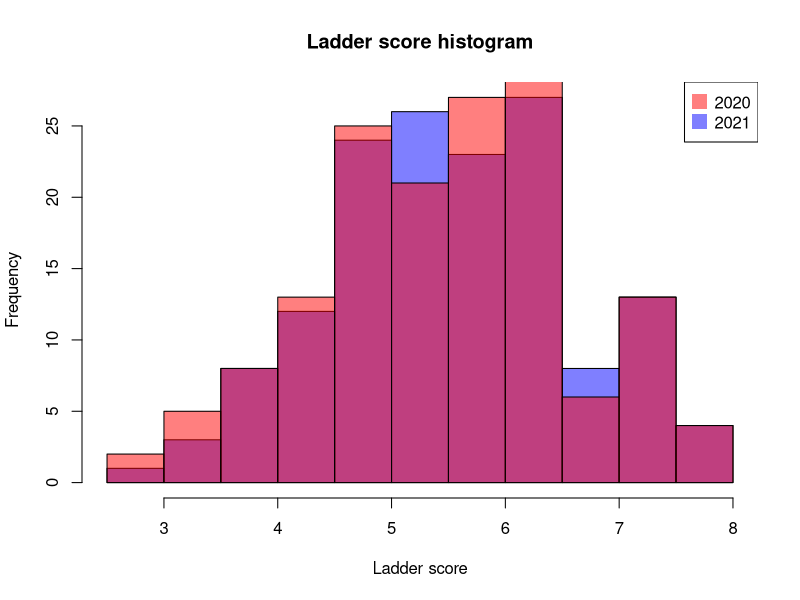
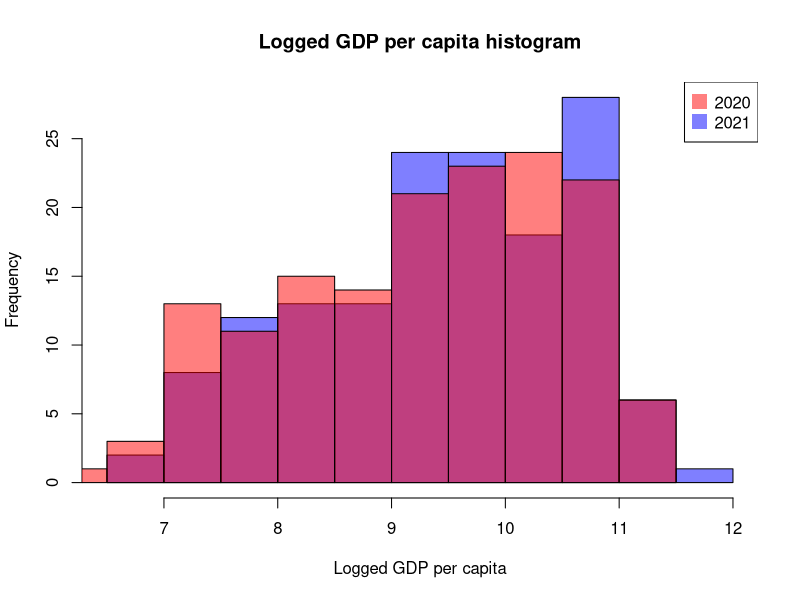
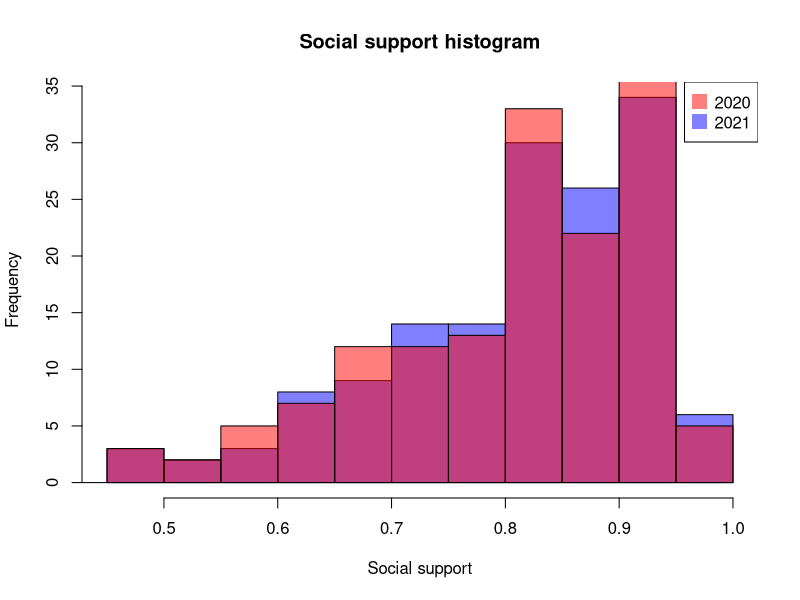
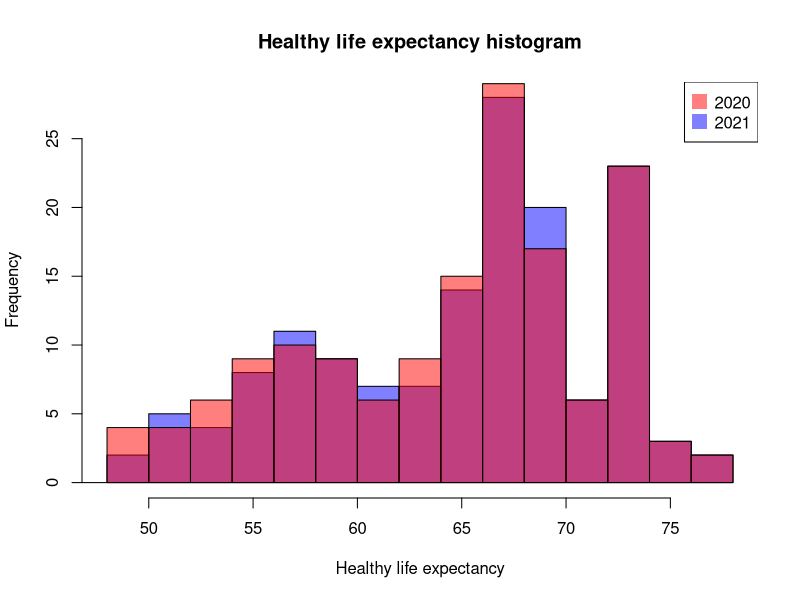
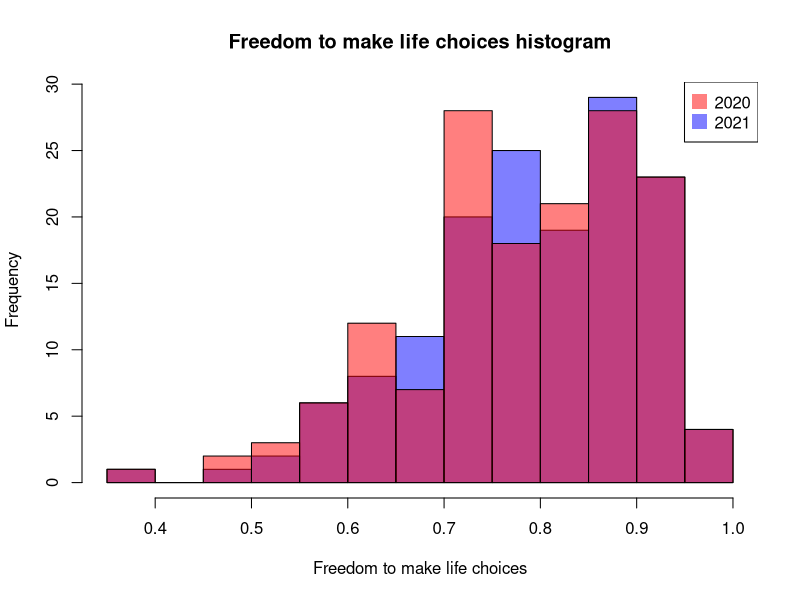
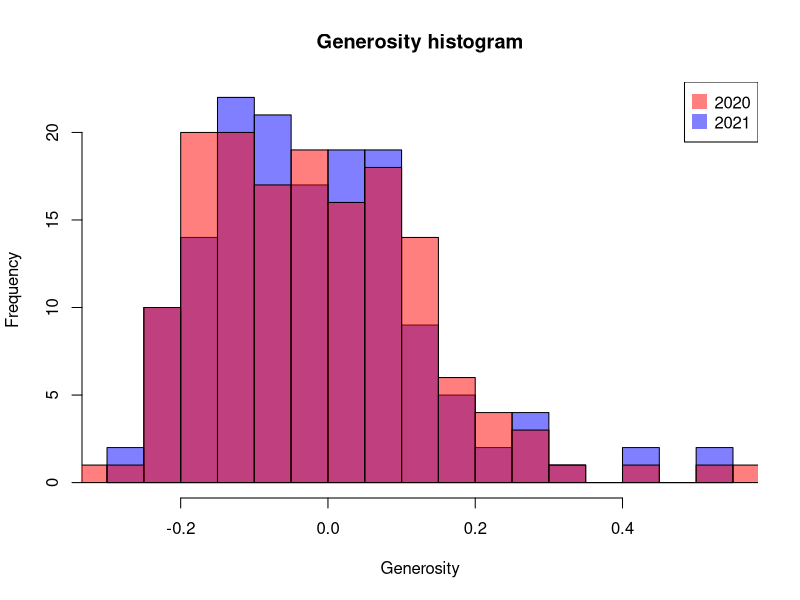
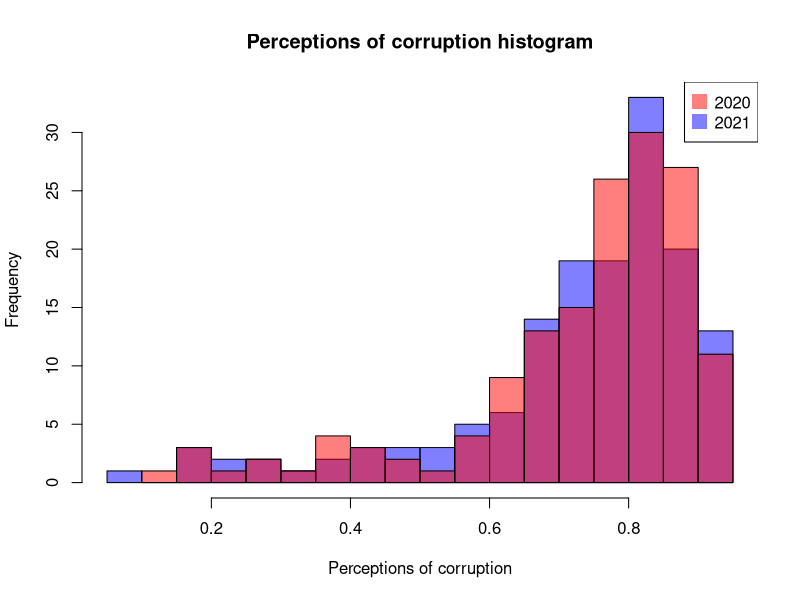
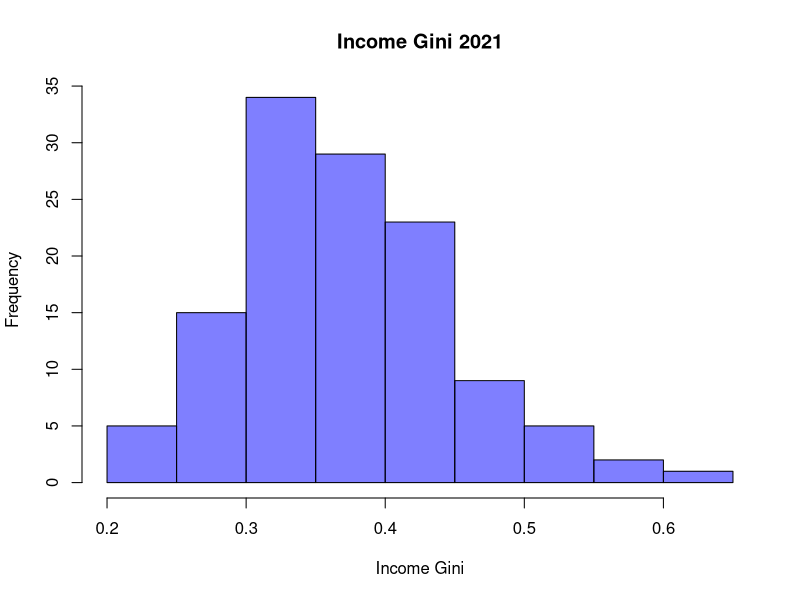

Reproduce these figures in R, in order. (Note: this script raises an error after producing the figures.)
## ---- chunk 1
knitr::opts_chunk$set(echo = TRUE)
## ---- chunk 2
# Učitavanje podataka iz csv datoteke:
whr2020 = read.table("WHR_2020.csv", sep = ",")
whr2021 = read.table("WHR_2021.csv", sep = ",")
dim(whr2020)
dim(whr2021)
## ---- chunk 3
print("2020: ")
summary(whr2020[3:9])
print("2021: ")
summary(whr2021[3:9])
## ---- chunk 4
colnames(whr2020) <- c("Country name", "Regional indicator", "Ladder score", "Logged GDP per capita", "Social support", "Healthy life expectancy", "Freedom to make life choices", "Generosity", "Perceptions of corruption") 

colnames(whr2021) <- c("Country name", "Regional indicator", "Ladder score", "Logged GDP per capita", "Social support", "Healthy life expectancy", "Freedom to make life choices", "Generosity", "Perceptions of corruption", "Income Gini", "Wealth Gini") 
names(whr2020)
names(whr2021)
## ---- chunk 5
#histogrami varijable s obzirom na godine
plot_by_years <- function(column, main) {
  hist(whr2021[[column]], breaks=15, main=main, xlab=column, ylab="Frequency",col=rgb(0,0,1,0.5))
  hist(whr2020[[column]], breaks=15, main=main, xlab=column, ylab="Frequency", col=rgb(1,0,0,0.5), add=T)
  legend(x="topright", c("2020", "2021"), col=c(rgb(1,0,0,0.5), rgb(0,0,1,0.5)), pt.cex = 2, pch = 15)
}
plot_by_years("Ladder score", "Ladder score histogram") 
plot_by_years("Logged GDP per capita", "Logged GDP per capita histogram")
plot_by_years("Social support", "Social support histogram")
plot_by_years("Healthy life expectancy", "Healthy life expectancy histogram")
plot_by_years("Freedom to make life choices", "Freedom to make life choices histogram")
plot_by_years("Generosity", "Generosity histogram")
plot_by_years("Perceptions of corruption", "Perceptions of corruption histogram")
hist(whr2021$`Income Gini`, breaks=10, main="Income Gini 2021", xlab="Income Gini", ylab="Frequency",col=rgb(0,0,1,0.5))
hist(whr2021$`Wealth Gini`, breaks=10, main="Wealth Gini 2021", xlab="Wealth Gini", ylab="Frequency",col=rgb(0,0,1,0.5))
## ---- chunk 6
library(tidyverse)

whr2021 %>% group_by(`Regional indicator`) %>% summarise(
          Mean.LadderScore = mean(`Ladder score`),
          Mean.GDP = mean(`Logged GDP per capita`),
          Mean.SocialSupport = mean(`Social support`),
          Mean.LifeExp = mean(`Healthy life expectancy`),
          Mean.Freedom = mean(`Freedom to make life choices`),
          Mean.Generosity = mean(Generosity),
          Mean.Corruption = mean(`Perceptions of corruption`)
           #Mean.IncomeGini = mean(`Income Gini`),
           #Mean.WealthGini = mean(`Wealth Gini`)
            ) -> summary.result1
summary.result1


whr2021 %>% group_by(`Regional indicator`) %>% summarise(
          Med.LadderScore = median(`Ladder score`),
          Med.GDP = median(`Logged GDP per capita`),
          Med.SocialSupport = median(`Social support`),
          Med.LifeExp = median(`Healthy life expectancy`),
          Med.Freedom = median(`Freedom to make life choices`),
          Med.Generosity = median(Generosity),
          Med.Corruption = median(`Perceptions of corruption`)
            ) -> summary.result2
summary.result2
## ---- chunk 7
h = hist(whr2021$`Ladder score`,
         main="Ladder score histogram",
         xlab="Ladder score",
         ylab='Frequency',
         col="blue"
         )
## ---- chunk 8
# Ne razlikujemo vrste regija:
plot(whr2021$`Ladder score`,whr2021$`Logged GDP per capita`,
     col="blue",
     xlab='Ladder score',
     ylab='Logged GDP per capita')

# Razlikujemo vrste regija:
plot(whr2021$`Ladder score`[whr2021$`Regional indicator`=='Central and Eastern Europe'],
     whr2021$`Logged GDP per capita`[whr2021$`Regional indicator`=='Central and Eastern Europe'],
     col='blue',
     xlim=c(min(whr2021$`Ladder score`),max(whr2021$`Ladder score`)),
     ylim=c(min(whr2021$`Logged GDP per capita`),max(whr2021$`Logged GDP per capita`)),
     xlab='Ladder score',
     ylab='Logged GDP per capita')

points(whr2021$`Ladder score`[whr2021$`Regional indicator`=='Western Europe'],
     whr2021$`Logged GDP per capita`[whr2021$`Regional indicator`=='Western Europe'],col='red')
points(whr2021$`Ladder score`[whr2021$`Regional indicator`=='Sub-Saharan Africa'],
     whr2021$`Logged GDP per capita`[whr2021$`Regional indicator`=='Sub-Saharan Africa'],col='green')
## ---- chunk 9
western_europe = whr2021[whr2021$`Regional indicator` == "Western Europe",]
central_eastern_europe = whr2021[whr2021$`Regional indicator` == "Central and Eastern Europe",]
## ---- chunk 10
cat('Prosječan Ladder score zemalja iz Zapadne Europe ', mean(western_europe$`Ladder score`),'\n')
cat('Prosječan Ladder score zemalja iz Srednje i Istočne Europe', mean(central_eastern_europe$`Ladder score`), '\n')
## ---- chunk 11
h = hist(western_europe$`Ladder score`,
         main="Ladder score Western Europe",
         xlab="Ladder score",
         ylab='Frequency',
         col="blue",
         breaks = 20
         )

h = hist(central_eastern_europe$`Ladder score`,
         main="Ladder score Central and Eastern Europe",
         xlab="Ladder score",
         ylab='Frequency',
         col="blue",
         breaks = 20
         )
## ---- chunk 12
boxplot(western_europe$`Ladder score`,central_eastern_europe$`Ladder score`,
        main='Ladder score box-plot',
        ylab='Ladder score', xlab="Regional indicator", names = c("Western Europe", "Central and Eastern Europe"))
## ---- chunk 13
qqnorm(western_europe$`Ladder score`, pch = 1, frame = FALSE,main='Western Europe')
qqline(western_europe$`Ladder score`, col = "steelblue", lwd = 2)

qqnorm(central_eastern_europe$`Ladder score`, pch = 1, frame = FALSE,main='Central and Eastern Europe')
qqline(central_eastern_europe$`Ladder score`, col = "steelblue", lwd = 2)
## ---- chunk 14
ks.test(western_europe$`Ladder score`, "pnorm")
ks.test(central_eastern_europe$`Ladder score`, "pnorm")
## ---- chunk 15
plot(whr2021$`Logged GDP per capita`, whr2021$`Income Gini`, xlab = "Logged GDP per capita", ylab = "Income Gini",
     main = "Distribucija log(BDP) u ovisnosti o nejednakosti dohotka")
plot(whr2021$`Logged GDP per capita`, whr2021$`Wealth Gini`, xlab = "Logged GDP per capita", ylab = "Wealth Gini",
     main = "Distribucija log(BDP) u ovisnosti o nejednakosti bogatstva")
## ---- chunk 16
library(tidyverse)

whr2021 %>% group_by(`Regional indicator`) %>% summarise(
          Mean.WealthGini = mean(`Wealth Gini`),
          Median.WealthGini = median(`Wealth Gini`)
            ) -> summary.WealthGiniRegion
summary.WealthGiniRegion
## ---- chunk 17
southeast_asia = whr2021[whr2021$`Regional indicator` == "Southeast Asia",]
east_asia = whr2021[whr2021$`Regional indicator` == "East Asia",]

qqnorm(east_asia$`Wealth Gini`, pch = 1, frame = FALSE,main='Wealth Gini - East Asia')
qqline(east_asia$`Wealth Gini`, col = "steelblue", lwd = 2)
qqnorm(southeast_asia$`Wealth Gini`, pch = 1, frame = FALSE,main='Wealth Gini - Southeast Asia')
qqline(southeast_asia$`Wealth Gini`, col = "steelblue", lwd = 2)
lillie.test(east_asia$`Wealth Gini`)
lillie.test(southeast_asia$`Wealth Gini`)
## ---- chunk 18
var(east_asia$`Wealth Gini`)
var(southeast_asia$`Wealth Gini`)
#Jesu li varijance značajno različite
var.test(east_asia$`Wealth Gini`, southeast_asia$`Wealth Gini`)
## ---- chunk 19
t.test(southeast_asia$`Wealth Gini`, east_asia$`Wealth Gini`, alt = "greater", var.equal = TRUE)

## ---- chunk 20
ce_europe = whr2021[whr2021$`Regional indicator` == "Central and Eastern Europe",]
w_europe = whr2021[whr2021$`Regional indicator` == "Western Europe",]
men_africa = whr2021[whr2021$`Regional indicator` == "Middle East and North Africa",]
ss_africa = whr2021[whr2021$`Regional indicator` == "Sub-Saharan Africa",]

europe <- rbind(ce_europe, w_europe)
africa <- rbind(men_africa, ss_africa)

plot_by_gini <- function(column, main) {
  hist(europe[[column]], breaks=30, main=main, xlab=column, ylab="Frequency", ylim = c(0,8),col=rgb(0,0,1,0.5))
  hist(africa[[column]], breaks=30, main=main, xlab=column, ylab="Frequency", col=rgb(1,0,0,0.5), add=T)
  legend(x="topright", c("Africa", "Europe"), col=c(rgb(1,0,0,0.5), rgb(0,0,1,0.5)), pt.cex = 2, pch = 15)
}
plot_by_gini("Perceptions of corruption", "Perceptions of corruption histogram")
plot(africa$`Perceptions of corruption`,
     africa$`Logged GDP per capita`,
     col='blue',
     ylab='Logged GDP per capita',
     xlab='Perceptions of corruption')
points(europe$`Perceptions of corruption`,
     europe$`Logged GDP per capita`,col='red')
boxplot(africa$`Perceptions of corruption`,europe$`Perceptions of corruption`,
        main='Perceptions of corruption box-plot',
        ylab='Perceptions of corruption', xlab="Regional indicator", names = c("Africa", "Europe"))
## ---- chunk 21
mean_europe = mean(europe$`Perceptions of corruption`)
mean_africa = mean(africa$`Perceptions of corruption`)
print(mean_europe)
print(mean_africa)
## ---- chunk 22
qqnorm(europe$`Perceptions of corruption`, pch = 1, frame = FALSE,main='Perceptions of corruption - Europe')
qqline(europe$`Perceptions of corruption`, col = "steelblue", lwd = 2)

qqnorm(africa$`Perceptions of corruption`, pch = 1, frame = FALSE,main='Perceptions of corruption - Africa')
qqline(africa$`Perceptions of corruption`, col = "steelblue", lwd = 2)
## ---- chunk 23
lillie.test(africa$`Perceptions of corruption`)
lillie.test(europe$`Perceptions of corruption`)
## ---- chunk 24
library(ggplot2)

data2021 = whr2021[c("Country name", "Ladder score")]
names(data2021)[names(data2021) == "Country name"] = "region"

mapdata2021 = map_data("world")
mapdata2021 = left_join(mapdata2021, data2021, by = "region")

map2021 = ggplot(mapdata2021, aes(x = long, y = lat, group = group)) +
  geom_polygon(aes(fill = `Ladder score`), color = "black", size = 0.1) + theme(axis.text.x = element_blank(),
                           axis.text.y = element_blank(),
                           axis.ticks = element_blank(),
                           axis.title.y = element_blank(),
                           axis.title.x = element_blank(),
                           rect = element_blank())

map2021

## ---- chunk 25
boxplot(whr2020$`Ladder score`, whr2021$`Ladder score`,
        main = 'Ladder score box-plot by year',
        xlab = 'Year', ylab = 'Ladder score', names = c('2020', '2021'))
## ---- chunk 26
qqnorm(whr2020$`Ladder score`, pch = 1, frame = FALSE,main='Ladder score for 2020')
qqline(whr2020$`Ladder score`, col = "steelblue", lwd = 2)

qqnorm(whr2021$`Ladder score`, pch = 1, frame = FALSE,main='Ladder score for 2021')
qqline(whr2021$`Ladder score`, col = "steelblue", lwd = 2)
## ---- chunk 27
t.test(whr2020$`Ladder score`, whr2021$`Ladder score`, alternative = "two.sided", var.equal = TRUE)

## ---- chunk 28
c1 = rgb(173,216,230,max = 255, alpha = 80, names = "lt.blue")
c2 = rgb(255,192,203, max = 255, alpha = 80, names = "lt.pink")
ladder2020 = whr2020$`Ladder score`
ladder2021 = whr2021$`Ladder score`
hist1 = hist(ladder2020, breaks = 10, plot = FALSE)
hist2 = hist(ladder2021, breaks = 10, plot = FALSE)
plot(hist1, col = c1, main = "Histogram of ladder score for two years", xlab = "Ladder score")
plot(hist2, col = c2, add = TRUE)
legend("topright",
  legend=c('2020','2021'),
  fill = c(c1,c2)
)
## ---- chunk 29
mergedData = merge(whr2020, whr2021, by="Country name", suffixes = c(".20",".21"))

hist(mergedData$`Ladder score.20`,
     main=paste('Histogram of ladder score in 2020'),
     xlab='Ladder score')

hist(mergedData$`Ladder score.21`,
     main=paste('Histogram of ladder score in 2021'),
     xlab='Ladder score')

hist(mergedData$`Ladder score.20`-mergedData$`Ladder score.21`,
     main=paste('Difference in ladder scores between two years'),
     xlab='Ladder score')

qqnorm(mergedData$`Ladder score.20`-mergedData$`Ladder score.21`, 
       pch = 1, 
       frame = FALSE, 
       main=paste('QQ-plot for differences between ladder scores'))
qqline(mergedData$`Ladder score.20`-mergedData$`Ladder score.21`, 
       col = "steelblue", lwd = 2)
## ---- chunk 30
t.test(mergedData$`Ladder score.20`, 
       mergedData$`Ladder score.21`, 
       paired = TRUE, 
       alt = "less")
## ---- chunk 31
plot(whr2021$`Logged GDP per capita`, whr2021$`Ladder score`,
     col="blue",
     xlab='Logged GDP per capita',
     ylab='2021 Ladder score')
## ---- chunk 32
linreg = lm(formula = whr2021$`Ladder score` ~ whr2021$`Logged GDP per capita`)
summary(linreg)

plot(whr2021$`Logged GDP per capita`, whr2021$`Ladder score`,
     col="blue",
     xlab='Logged GDP per capita',
     ylab='2021 Ladder score')
abline(linreg$coefficients[1], linreg$coefficients[2], col = "orange", lwd = 2)
